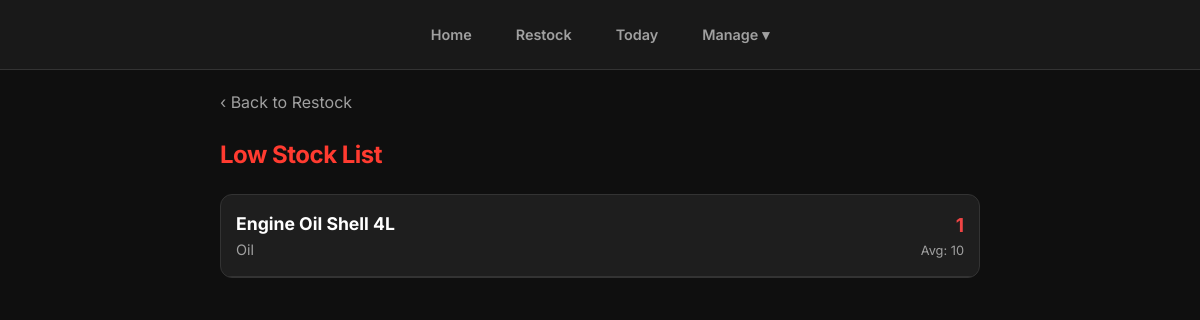
Page /stock/low/ (signed in) on the earlier database version.
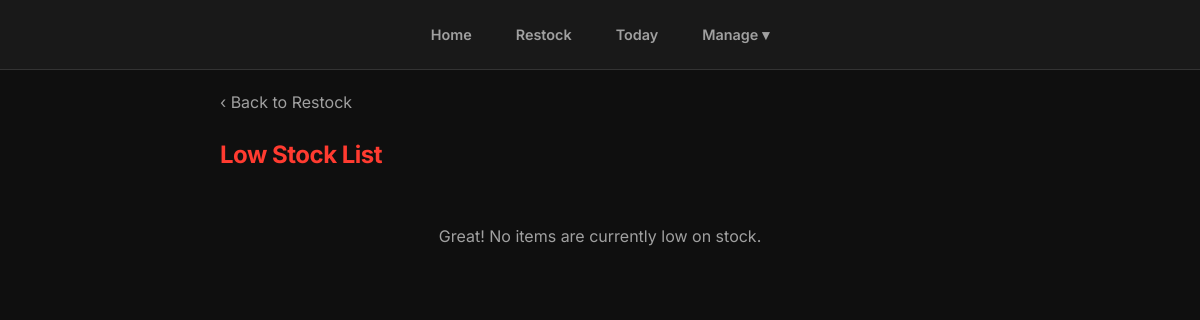
Same page on the later database version.
### consumables/models.py (models this page shows, shortened)
class Item(models.Model):
    category = models.ForeignKey(Category, related_name='items', on_delete=models.CASCADE)
    subcategory = models.ForeignKey(SubCategory, related_name='items', on_delete=models.SET_NULL, null=True, blank=True)
    name = models.CharField(max_length=200)
    average_stock = models.IntegerField(default=0, help_text="Ideal stock level for calculation")
    current_stock = models.IntegerField(default=0)
    score = models.IntegerField(default=1, help_text="Credits earned per unit taken")
    def stock_percentage(self):
        if self.average_stock <= 0:
            return 100 # Default to full/green if no average set to avoid div/0 error showing red
        return (self.current_stock / self.average_stock) * 100
    def stock_status_color(self):
        pct = self.stock_percentage()
        if pct < 25:
            return "#ef4444" # Red
        elif pct < 50:
            return "#eab308" # Yellow
        else:
            return "#22c55e" # Green

class Category(models.Model):
    name = models.CharField(max_length=100)
    class Meta:
        verbose_name_plural = "Categories"

### consumables/views.py (the view)
# urls.py: path('stock/low/', views.low_stock_list, name='low_stock_list'),
@login_required
def low_stock_list(request):
    low_stock_items = Item.objects.filter(
        average_stock__gt=0
    ).filter(
        Q(current_stock__lte=0) |
        Q(current_stock__lt=F('average_stock') * 0.25)
    ).order_by('category__name', 'name')
    return render(request, 'consumables/low_stock_list.html', {'items': low_stock_items})

### consumables/templates/consumables/low_stock_list.html
{% extends 'consumables/base.html' %}
{% block content %}
<div style="margin-bottom: 20px;">
    <a href="{% url 'stock_list' %}" style="color: var(--text-secondary);">&lsaquo; Back to Restock</a>
</div>
<h2 style="margin-bottom: 20px; color: var(--accent-red);">Low Stock List</h2>
{% if items %}
<div style="background: var(--card-bg); border-radius: 12px; border: 1px solid var(--border-color); overflow: hidden;">
    {% for item in items %}
    <div
        style="padding: 15px; border-bottom: 1px solid var(--border-color); display: flex; justify-content: space-between; align-items: center;">
        <div>
            <div style="font-weight: bold; font-size: 1.1rem;">{{ item.name }}</div>
            <div style="font-size: 0.9rem; color: var(--text-secondary);">{{ item.category.name }}</div>
        </div>
        <div style="text-align: right;">
            <div style="color: {{ item.stock_status_color }}; font-weight: bold; font-size: 1.2rem;">
                {{ item.current_stock }}
            </div>
            <div style="font-size: 0.8rem; color: var(--text-secondary);">Avg: {{ item.average_stock }}</div>
        </div>
    </div>
    {% endfor %}
</div>
{% else %}
<p style="text-align: center; color: var(--text-secondary); margin-top: 50px;">Great! No items are currently low on
    stock.</p>
{% endif %}
{% endblock %}

Differences in the rows shown:
no longer on this page (row edited): Item: name "Engine Oil Shell 4L", category.name "Oil", current_stock "1", average_stock "10"
Other differences:
text now shown: "Great! No items are currently low on stock."
